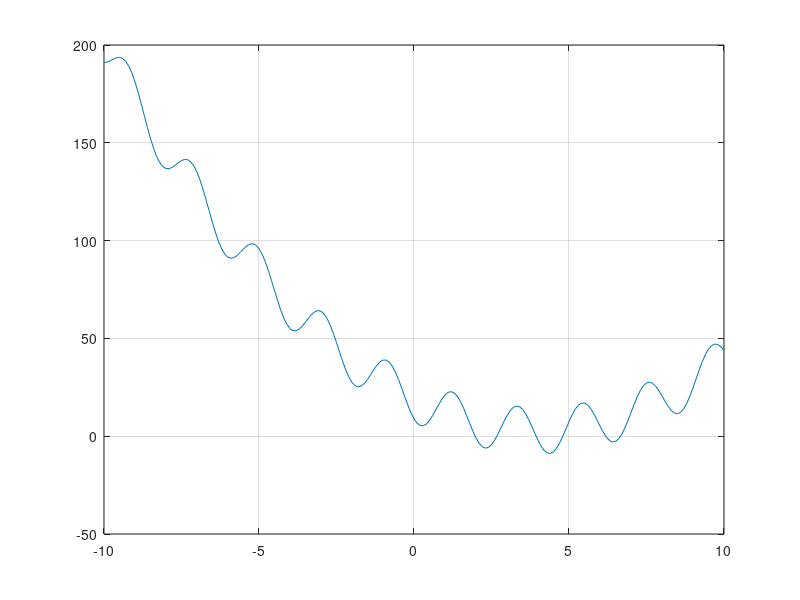

Here is the MATLAB script that generated this plot: (Note: this script raises an error after producing the figure.)
%% __Init__
format long
guessList = [2,2.7,4,4.8,6.2,6.7];
f = @(x) x.^2 - 8 .* x - 12 .* sin(3.*x + 1) + 19;
f_prim = @(x) 2 .* x - 8 - 36 * cos(3 .* x + 1); 

%% 1a - plotta f(x)
x = [-10:0.1:10];

figure(1)
plot(x, f(x))
grid on

% Nollstallen:
% x = 2
% x = 2.7
% x = 4
% x = 4.8
% x = 6.2
% x = 6.7

% kod...

%% 1b - fixpunktiterationer
for guess = guessList
    fixpunkt(guess)
end



% kod...

%% 1c - Newton
format long
for guess = guessList(1:5)
    output = newton(guess,f,f_prim,1e-10);
    display([guess,output{1},output{2}])

end
output = newton(guessList(6),f,f_prim,1e-10);
display([guessList(6),output{1},output{2}])
display(output{3})

%% 1d - konvergensplottar
% d1
xStarOut = newton(2,f,f_prim,1e-15);
xStar = xStarOut{1};

newtOut = newton(2,f,f_prim,1e-15);
fixOut = fixpunkt(2);

xNewt = newtOut{4};
xFix = fixOut{1};

errFix = abs(xFix-xStar);
errNewt = abs(xNewt-xStar);
xSize = 1:(size(errFix,2));
figure(2)
semilogy(xSize,[errNewt, zeros(size(errFix, 2) - size(errNewt, 2), 1)'],xSize,errFix)
grid on


%% d2
% Plotta e_n+1 som funktion av e_n
figure(3)
loglog(errNewt(1:end-1), errNewt(2:end), errFix(1:end-1), errFix(2:end))
grid on





% end
% b
function rot = fixpunkt(gissning)
	tolerance = 1e-10;
    f_fixpunkt = @(x) 1/19 * (x^2 + 11 * x - 12 * sin(3 * x + 1)) + 1;
    
    x = gissning;
	x_prev = x + tolerance * 10;
    itterations = 0;
    xList = [];
    while abs(x - x_prev) > tolerance
        xList = [xList,x];
		x_prev = x;
        x = f_fixpunkt(x);
        itterations = itterations + 1;
    end
    

    rot{1} = xList;
    rot{2} = itterations;

end
%%
% C
function output = newton(gissning,f,f_prim,tolerance)
    x = gissning;
    xPrev = x + tolerance * 2 ;
    list = [];
    numberOfIterations = 0;
    xList = [];
    while abs(x - xPrev) > tolerance
        xPrev = x;
        xList = [xList,x];
        x = x - f(x)/f_prim(x);
        numberOfIterations = numberOfIterations + 1;
        diff = abs(x-xPrev);
        list = [list,diff];
    end
    output{1}=x;
    output{2}=numberOfIterations;
    output{3}=list;
    output{4}=xList;
end
